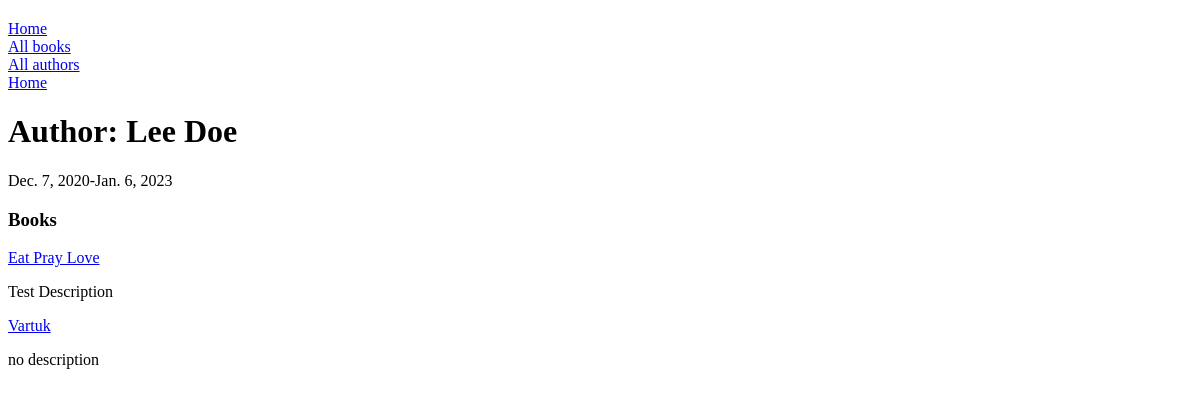
Before: /catalog/author/1 with the older database file.
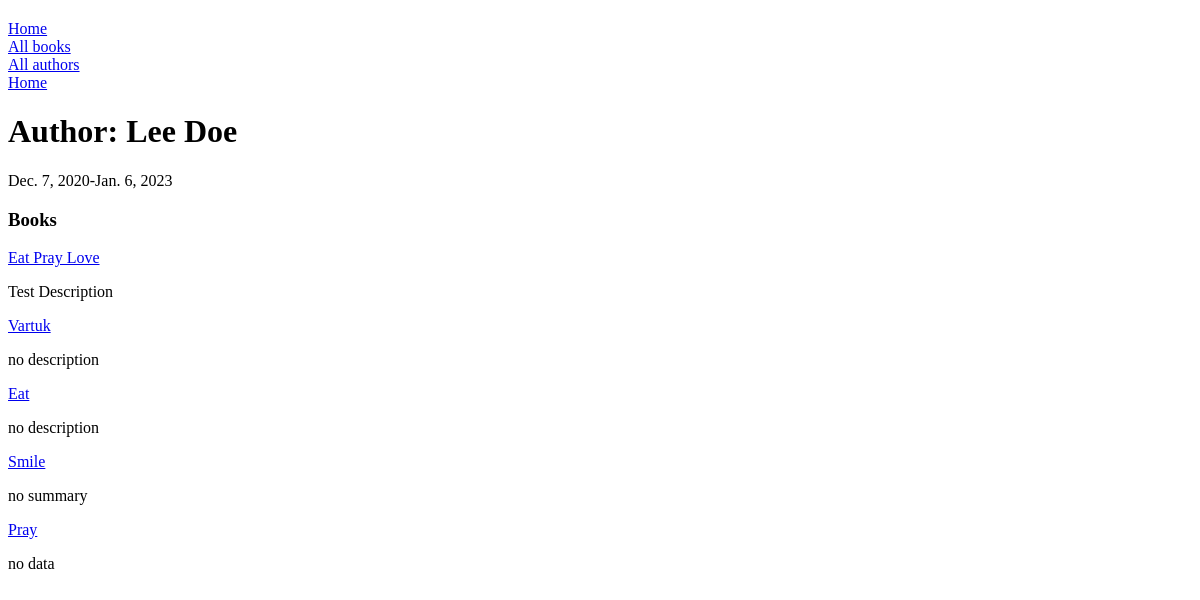
After: the same page with the newer database file.
### catalog/models.py (models this page shows, shortened)
class Author(models.Model):
    first_name = models.CharField(max_length=100)
    last_name = models.CharField(max_length=100)
    date_of_birth = models.DateField(null=True, blank=True)
    date_of_death = models.DateField('Died', null=True, blank=True)
    class Meta:
        ordering = ['last_name', 'first_name']

class Book(models.Model):
    title = models.CharField(max_length=200)
    author = models.ForeignKey(Author, on_delete=models.SET_NULL, null=True)
    summary = models.TextField(max_length=1000, help_text='Enter a brief description of the book')
    isbn = models.CharField('ISBN', max_length=13, unique=True, help_text= '13 Character <a href="https://www.isbn-international.org/content/what-isbn">ISBN number</a>')
    genre = models.ManyToManyField(Genre, help_text='Select a genre for this book')
    language = models.ForeignKey(Language, on_delete=models.SET_NULL, null=True,help_text='Enter Language (e.g. French, English, Armenian etc.)')
    def get_absolute_url(self):
        return reverse ('book-detail', args=[str(self.id)])

### catalog/views.py (the view)
# urls.py: path('author/<int:pk>', views.AuthorDetailView.as_view(), name= "author-detail")
class AuthorDetailView(generic.DetailView):
    model = Author

### catalog/templates/catalog/author_detail.html (shortened to what this page needs)
<!DOCTYPE html>
<html lang="en" dir="ltr">
  <head>
  </head>
  <body>
    {% block sidebar %}
      <ul style="margin-top: 20px; padding:0; list-style:none;">
        <li><a href="/catalog">Home</a></li>
        <li><a href="/catalog/books">All books</a></li>
        <li><a href="/catalog/authors">All authors</a></li>
        <li><a href="/catalog">Home</a></li>
      </ul>
    {% endblock %}
    <h1>Author: {{author.first_name}} {{author.last_name}}</h1>
    <p>{{author.date_of_birth}}-{{author.date_of_death}}</p>
    {%if  author.book_set %}
    <h3>Books</h3>
    {% for book in author.book_set.all %}
      <p><a href="{{book.get_absolute_url}}">{{book.title}}</a>{{book.count}}</p>
      <p>{{book.summary}}</p>
    {%endfor%}
    {%else%}
    <p>There is not available book</p>
    {%endif%}
  </body>
</html>

Changed rows visible on the page:
added Book: title "Eat", summary "no description"
added Book: title "Smile", summary "no summary"
added Book: title "Pray", summary "no data"
